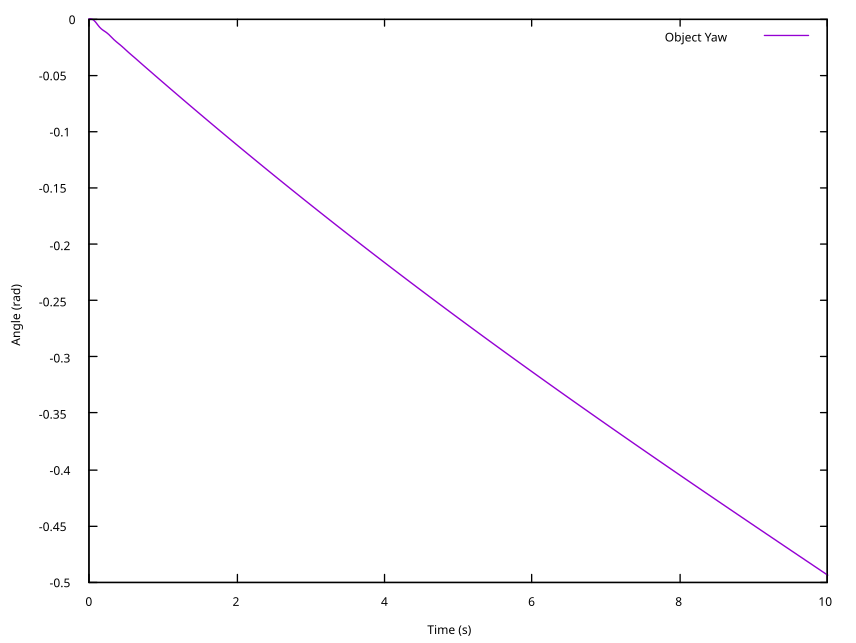

Generate this figure with gnuplot:
set xlabel "Time (s)"
set ylabel "Angle (rad)"
set key right top
set key inside
plot "simulation_wall.dat" using 1:7 with lines title "Object Yaw"
